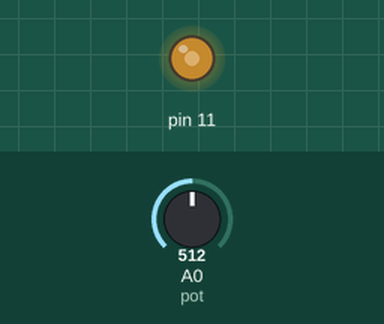
The sketch below on a simulated Arduino Uno, built with avr-gcc and run on an emulated ATmega328P. Parts: output pins drawn as LEDs (lit = HIGH). The inputs (shaded band) are chosen by the test bench; at power-on: A0 (pot) = 512.

Above: at 1.2 s.
1.3 s: A0 (pot) set to 716
At 2.5 s:
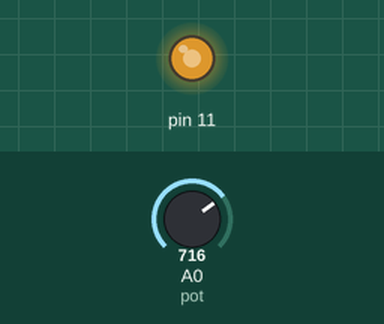
2.8 s: A0 (pot) set to 900
At 3.7 s:
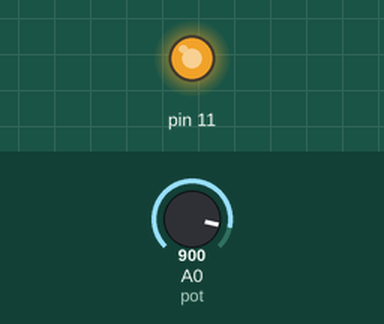
4.3 s: A0 (pot) set to 122
At 4.8 s:
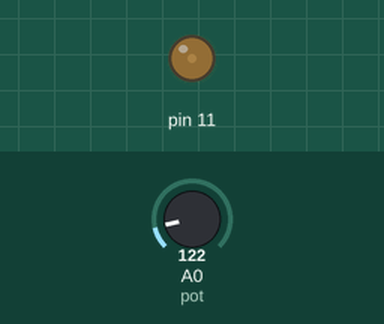
5.8 s: A0 (pot) set to 0
At 7.0 s:
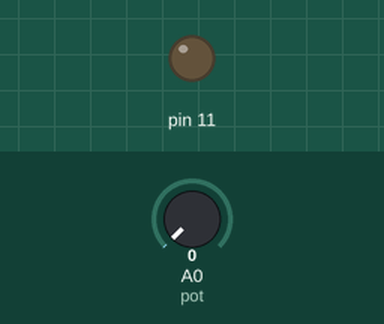
7.3 s: A0 (pot) set to 511
At 8.3 s:
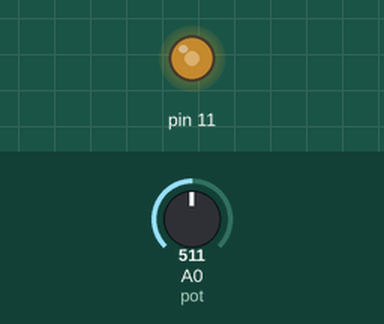
Timing chart, 0 to 9.8 s (numbered marks = the images above; inputs shaded):
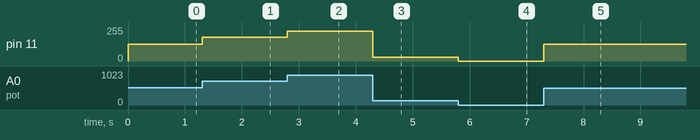

Measured:
- after the input at 1.3 s, pin 11: 127/255 → 178/255 at once
- after the input at 2.8 s, pin 11: 178/255 → 224/255 at once
- after the input at 4.3 s, pin 11: 224/255 → 30/255 at once
- after the input at 5.8 s, pin 11: 30/255 → 0/255 at once
- after the input at 7.3 s, pin 11: 0/255 → 127/255 at once

The sketch:

sketch_nov09b.ino
```cpp
#define pot A0
#define led 11

void setup()
{
  pinMode ( 11, OUTPUT);

}

void loop()
{
  int deger = analogRead(pot);
  int potDeger = map(deger,0, 1023, 0, 255);
  analogWrite(11, potDeger );

}
```
